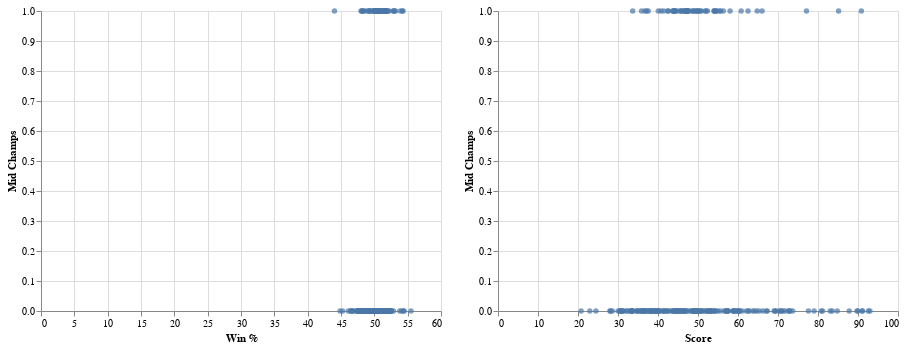

This figure's notebook cell:
### Code cell
c5 = alt.Chart(df).mark_circle().encode(
    x="Win %",
    y="Mid Champs"
) 
c6 = alt.Chart(df).mark_circle().encode(
    x="Score",
    y="Mid Champs"
)
c5|c6

### Figure 1 — Vega-Lite specification as saved in the notebook (floating-point values rounded to 4 significant figures; data arrays with more than 128 entries replaced by an {"elided": "..."} marker saying what was removed)
{"config": {"view": {"continuousWidth": 400, "continuousHeight": 300}}, "hconcat": [{"mark": "circle", "encoding": {"x": {"field": "Win %", "type": "quantitative"}, "y": {"field": "Mid Champs", "type": "quantitative"}}}, {"mark": "circle", "encoding": {"x": {"field": "Score", "type": "quantitative"}, "y": {"field": "Mid Champs", "type": "quantitative"}}}], "data": {"name": "data-0fbe7d99cc6f14ee2b9bee3f56b75b4a"}, "$schema": "https://vega.github.io/schema/vega-lite/v4.17.0.json", "datasets": {"data-0fbe7d99cc6f14ee2b9bee3f56b75b4a": {"elided": "247 records"}}}
